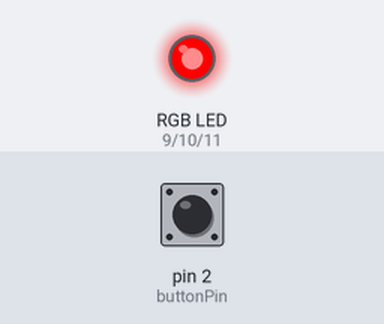
A sketch run on a simulated Arduino Uno, built with avr-gcc and run on an emulated ATmega328P. Parts: an RGB LED mixed from three pins (HIGH = lit). Inputs (shaded band) come from the test bench; at power-on: pin 2 (buttonPin) HIGH.

Above: at 1.2 s.
1.3 s: pin 2 (buttonPin) pulled LOW for 1 s
At 3.0 s:
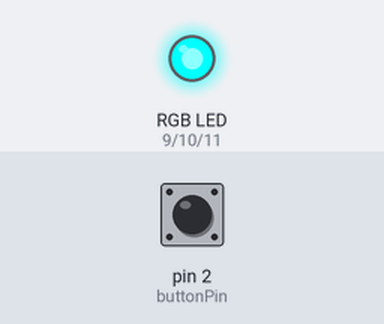
3.8 s: pin 2 (buttonPin) pulled LOW for 0.15 s
At 4.3 s:
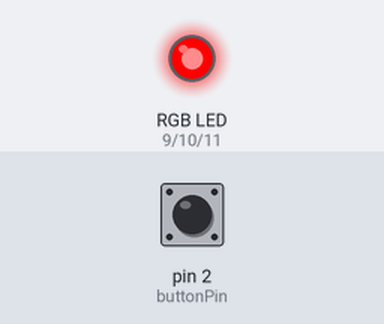
5.4 s: pin 2 (buttonPin) pulled LOW for 3.2 s
At 9.0 s:
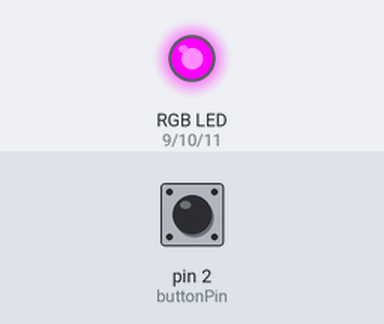
Timing chart, 0 to 10.5 s (numbered marks = the images above; inputs shaded):
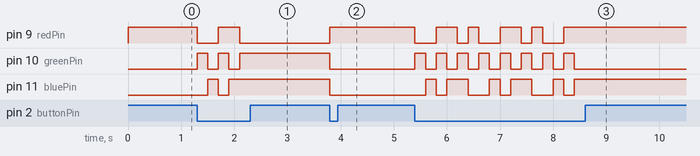

The sketch:

rgb.ino
```cpp
// Pins connected to the RGB ribbon
const int redPin = 9;
const int greenPin = 10;
const int bluePin = 11;

// Pin connected to the button
const int buttonPin = 2;

// Variable to store the current color index
int currentColorIndex = 0;

// Array of RGB colors
const int colors[][3] = {
  {255, 0, 0},    // Red
  {0, 255, 0},    // Green
  {0, 0, 255},    // Blue
  {255, 255, 0},  // Yellow
  {255, 0, 255},  // Magenta
  {0, 255, 255}   // Cyan
};

void setup() {
  pinMode(redPin, OUTPUT);
  pinMode(greenPin, OUTPUT);
  pinMode(bluePin, OUTPUT);
  pinMode(buttonPin, INPUT_PULLUP);

  // Initialize the RGB ribbon to the first color
  setColor(0);
}

void loop() {
  // Read the button state
  int buttonState = digitalRead(buttonPin);

  // Check if the button is pressed
  if (buttonState == LOW) {
    // Increment the current color index
    currentColorIndex = (currentColorIndex + 1) % (sizeof(colors) / sizeof(colors[0]));

    // Set the new color
    setColor(currentColorIndex);

    // Delay to avoid rapid switching
    delay(200);
  }
}

void setColor(int colorIndex) {
  analogWrite(redPin, colors[colorIndex][0]);
  analogWrite(greenPin, colors[colorIndex][1]);
  analogWrite(bluePin, colors[colorIndex][2]);
}
```

Measured:
- after the input at 1.3 s, pin 9 (redPin): HIGH → LOW at once, → HIGH 0.40 s later, → LOW 0.40 s later; pin 10 (greenPin): alternates HIGH for 0.20 s and LOW for 0.20 s, 5 changes in all, then stays HIGH, starting at once; pin 11 (bluePin): LOW → HIGH after 0.20 s, → LOW 0.20 s later, → HIGH 0.20 s later
- after the input at 3.8 s, pin 9 (redPin): LOW → HIGH at once; pin 10 (greenPin), pin 11 (bluePin): HIGH → LOW at once
- after the input at 5.4 s, pin 9 (redPin): HIGH → LOW at once, then repeats every 1.2 s: HIGH 0.40 s, LOW 0.20 s, HIGH 0.20 s, LOW 0.40 s, until it stays HIGH from 8.2 s; pin 10 (greenPin): alternates HIGH for 0.20 s and LOW for 0.20 s, 16 changes in all, then stays LOW, starting at once
